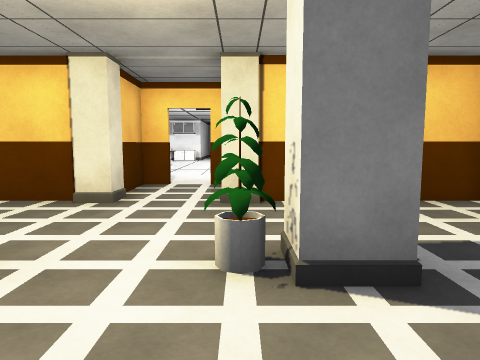
[1] (above)

12 first-person views from a walk through a scene from a Unity 3-D project. The camera is 1.2 m above the floor, tilts 6° down and sees 70° across. The floor is counted in squares, 1 m on a side. Each view is taken from the middle of a square. On the plan, view 1 faces up. The plan holds only what a view shows up to about 14 squares ahead; the rest is blank. The place goes on beyond the plan.

[2]
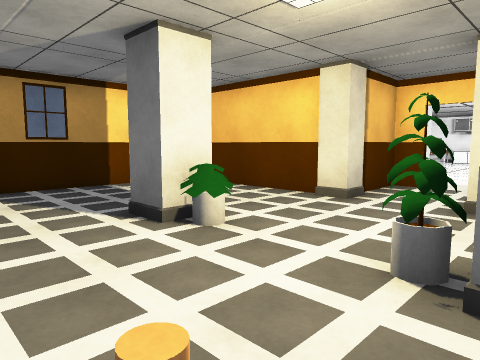

[3]
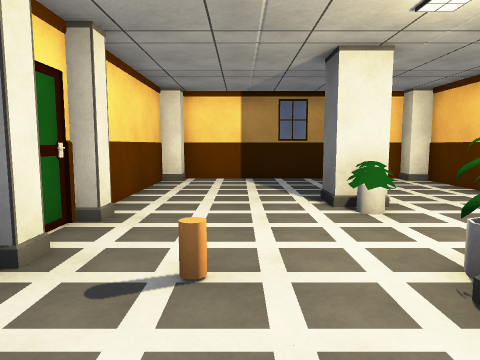

[4]
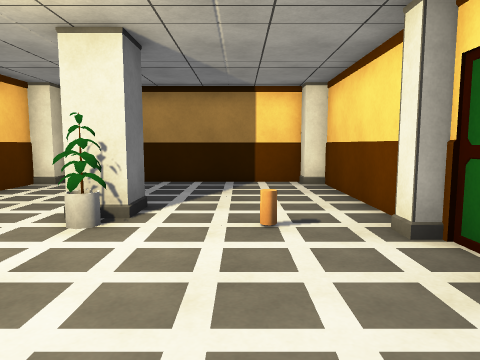

[5]
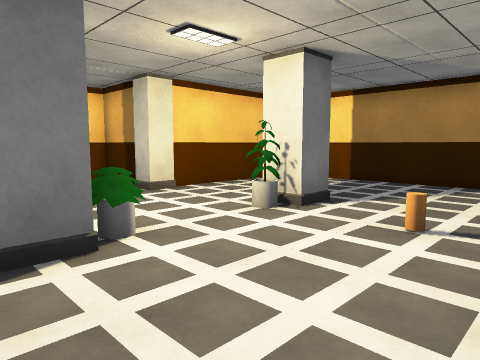

[6]
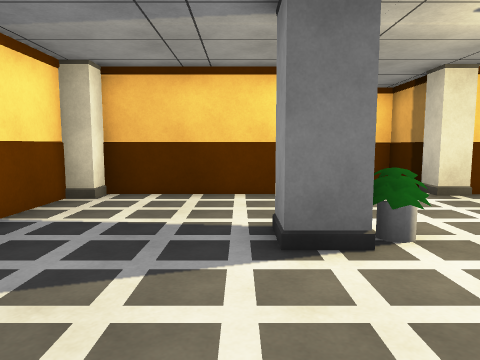

[7]
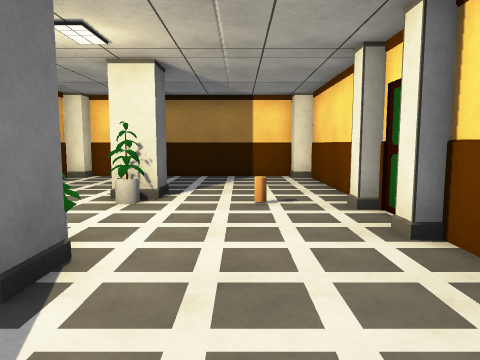

[8]
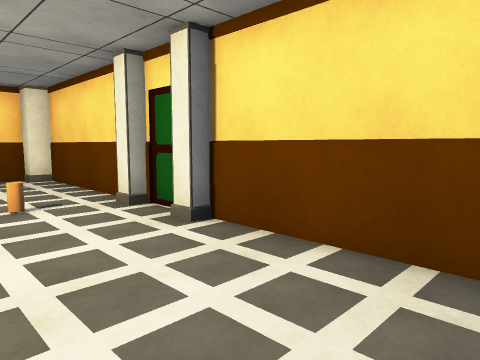

[9]
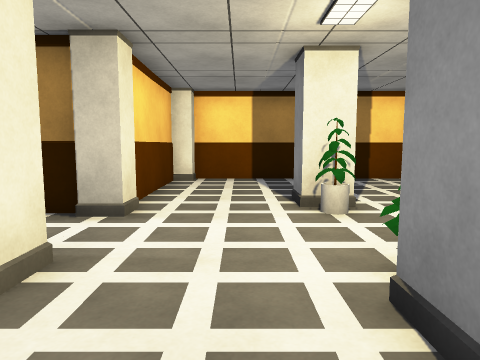

[10]
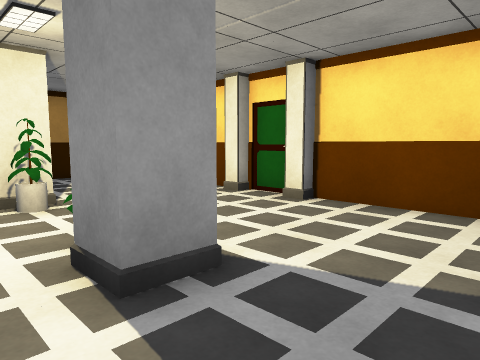

[11]
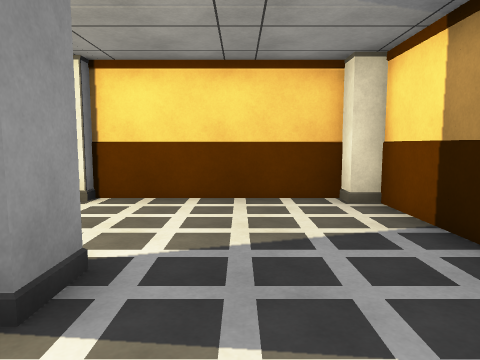

[12]
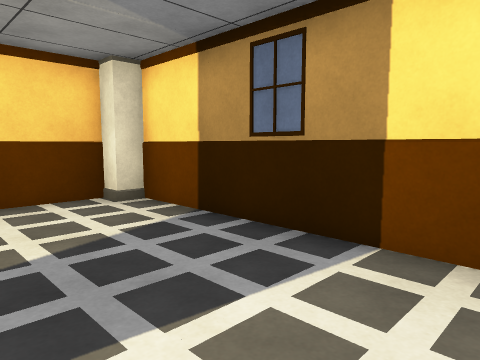

### Floor plan
Ten units are one square. View 1 is at (0, 0); x grows to the right and y downward. Boxes are objects, and circles mark ways between rooms. Rooms are numbered by the first view taken in them; rooms with no view inside come last. Other rooms are left out.
<svg viewBox="-94 -107 158 128">
<path fill="none" stroke="#000" d="M-34 -72 -82 -72M-89 -66 -89 10M-84 16 52 16M53 -72 4 -72M59 10 59 -66M-1 -84 -1 -102 -9 -102M-20 -102 -29 -102 -28 -84"/>
<rect x="-45" y="-45" width="10" height="20" fill="#bbb"><title>pillar</title></rect>
<rect x="-35" y="5" width="10" height="10" fill="#bbb"><title>pillar</title></rect>
<rect x="-35" y="-35" width="10" height="10" fill="#bbb"><title>other object</title></rect>
<rect x="-15" y="5" width="10" height="10" fill="#bbb"><title>pillar</title></rect>
<rect x="-5" y="-45" width="10" height="20" fill="#bbb"><title>other object</title></rect>
<rect x="5" y="-45" width="10" height="20" fill="#bbb"><title>pillar</title></rect>
<rect x="-35" y="-85" width="10" height="10" fill="#bbb"><title>pillar</title></rect>
<rect x="-5" y="-85" width="10" height="10" fill="#bbb"><title>pillar</title></rect>
<circle cx="-15" cy="-70" r="3" fill="#2a7"/>
<text x="-20" y="-30">1</text>
<text x="-20" y="-80">2</text>
</svg>
Room 1 opens to room 2.

Where each view was taken, in squares from view 1:
view 1: 0 up, 0 right, facing up
view 2: 0 up, 1 right, facing up-left
view 3: 1 up, 3 right, facing left
view 4: 1 up, 5 left, facing right
view 5: 1 down, 5 left, facing up-right
view 6: 1 down, 5 left, facing up
view 7: 1 up, 7 left, facing right
view 8: 2 up, 7 left, facing down-right
view 9: 5 up, 6 left, facing right
view 10: 5 up, 7 left, facing down-right
view 11: 6 up, 6 left, facing down
view 12: 6 up, 5 left, facing down-left
